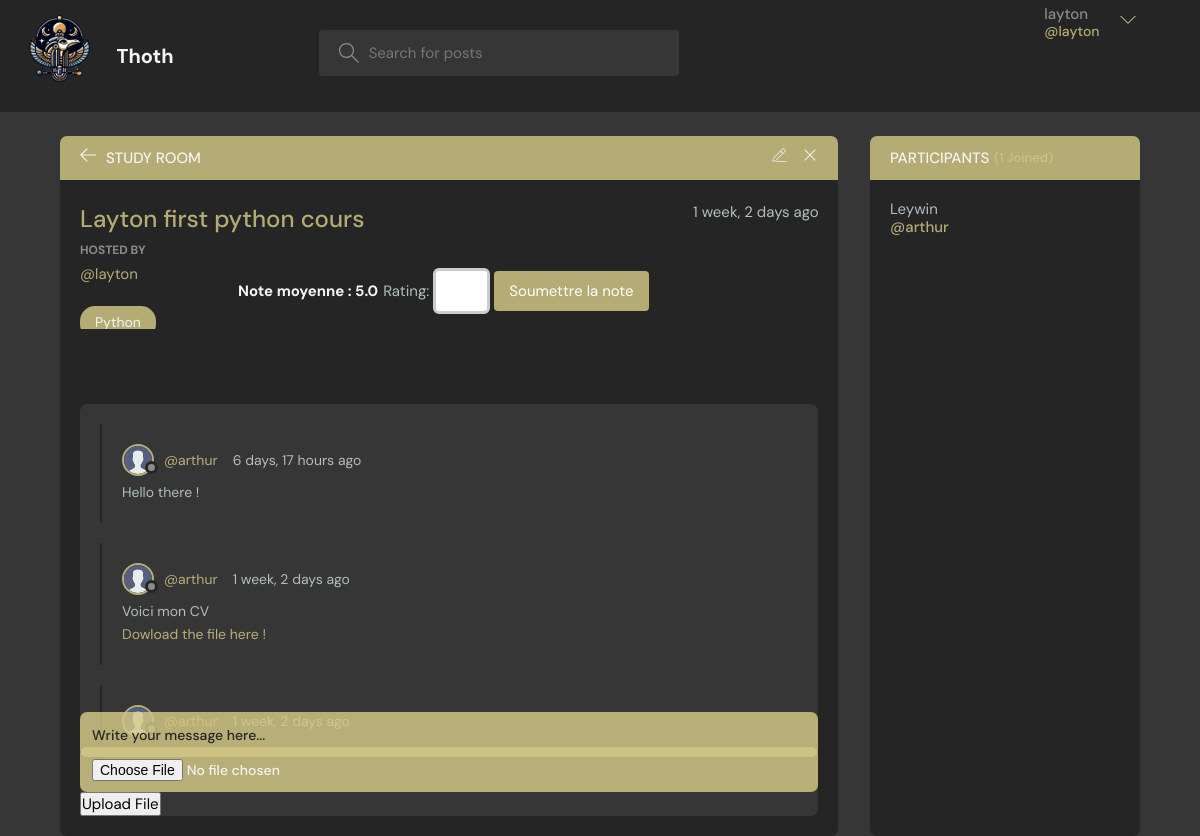
Screenshot of /room/1/ (signed in) with the database file from the repository.
### base/models.py (models this page shows, shortened)
class User(AbstractUser):
    name = models.CharField(max_length=200, null=True)
    email = models.EmailField(unique=True, null=True)
    bio = models.TextField(null=True)
    avatar = models.ImageField(null=True, default="avatar.svg")
    ROLE_CHOICES = (
        ('eleve', 'Élève'),
        ('professeur', 'Professeur'),
    )
    role = models.CharField(max_length=20, choices=ROLE_CHOICES, default='eleve')
    USERNAME_FIELD = 'email'
    REQUIRED_FIELDS = ['username']

class Room(models.Model):
    host = models.ForeignKey(User, on_delete=models.SET_NULL, null=True)
    topic = models.ForeignKey(Topic, on_delete=models.SET_NULL, null=True)
    name = models.CharField(max_length=200)
    description = models.TextField(null=True, blank=True)
    participants = models.ManyToManyField(
        User, related_name='participants', blank=True)
    updated = models.DateTimeField(auto_now=True)
    created = models.DateTimeField(auto_now_add=True)
    rating = models.FloatField(default=0.0)
    paye = models.BooleanField(default=False)
    price = models.DecimalField(max_digits=10, decimal_places=2, default=0.00)  # Ajout du champ price
    payees = models.ManyToManyField(User, related_name='paid_rooms')
    file = models.FileField(upload_to='room_files/', blank=True, null=True)
    class Meta:
        ordering = ['-updated', '-created']

class Topic(models.Model):
    name = models.CharField(max_length=200)
    def __str__(self):
        return self.name

class Message(models.Model):
    user = models.ForeignKey(User, on_delete=models.CASCADE)
    room = models.ForeignKey(Room, on_delete=models.CASCADE)
    body = models.TextField()
    file = models.FileField(upload_to='message_files/', null=True, blank=True)  # Chemin où les fichiers seront stockés
    updated = models.DateTimeField(auto_now=True)
    created = models.DateTimeField(auto_now_add=True)
    class Meta:
        ordering = ['-updated', '-created']

### base/views.py (the view, shortened to what this page needs)
# urls.py: path('room/<str:pk>/', views.room, name="room"),
@login_required(login_url="login")
def room(request, pk):
    room = get_object_or_404(Room, id=pk)
    if request.user not in room.payees.all():
        messages.error(request, "Vous devez payer pour accéder à cette room.")
        return redirect('home')
    room_messages = room.message_set.all()
    participants = room.participants.all()
    ratings = RoomRating.objects.filter(room=room)
    average_rating = ratings.aggregate(Avg('rating'))['rating__avg'] if ratings.exists() else "Pas encore notée"
    form = RateForm()
    context = {
        'room': room,
        'room_messages': room_messages,
        'participants': participants,
        'ratings': ratings,
        'average_rating': average_rating,
        'form': form
    }
    return render(request, 'base/room.html', context)

### base/forms.py
class RateForm(forms.Form):
    rating = forms.IntegerField(min_value=1, max_value=5)

### base/templates/base/room.html (shortened to what this page needs)
{% extends 'main.html' %}
{% load static %}
{% block content %}
<main class="profile-page layout layout--2">
  <div class="container">
    <div class="room">
      <div class="room__top">
        <div class="room__topLeft">
          <a href="{% url 'home' %}">
            <svg version="1.1" xmlns="http://www.w3.org/2000/svg" width="32" height="32" viewBox="0 0 32 32">
              <title>arrow-left</title>
              <path
                d="M13.723 2.286l-13.723 13.714 13.719 13.714 1.616-1.611-10.96-10.96h27.625v-2.286h-27.625l10.965-10.965-1.616-1.607z">
              </path>
            </svg>
          </a>
          <h3>Study Room</h3>
        </div>
        {% if room.host == request.user %}
        <div class="room__topRight">
          <a href="{% url 'update-room' room.id %}">
          </a>
          <a href="{% url 'delete-room' room.id %}">
            <svg version="1.1" xmlns="http://www.w3.org/2000/svg" width="32" height="32" viewBox="0 0 32 32">
              <title>remove</title>
              <path
                d="M27.314 6.019l-1.333-1.333-9.98 9.981-9.981-9.981-1.333 1.333 9.981 9.981-9.981 9.98 1.333 1.333 9.981-9.98 9.98 9.98 1.333-1.333-9.98-9.98 9.98-9.981z">
              </path>
            </svg>
          </a>
        </div>
        {% endif %}
      </div>
      <div class="room__box scroll">
        <div class="room__header scroll">
          <div class="room__info">
            <h3>{{ room.name }}</h3>
            <span>{{ room.created|timesince }} ago</span>
          </div>
          <div class="room__hosted">
            <p>Hosted By</p>
            <a href="{% url 'user-profile' room.host.id %}" class="room__author">
              <span>@{{ room.host.username }}</span>
            </a>
          </div>
          <span class="room__topics">{{ room.topic }}</span>
          <div class="rate">
            <div class="room__average-rating">
              <h4>Note moyenne : {{ average_rating }}</h4>
            </div>
            <div class="room__rating">
              <form method="post" action="{% url 'room' pk=room.id %}">
                {{ form }}
                <button type="submit" name="rate">Soumettre la note</button>
              </form>
            </div>
          </div>
        </div>
        <div class="room__conversation">
          <div class="threads scroll">
            {% for message in room_messages %}
            <div class="thread">
              <div class="thread__top">
                <div class="thread__author">
                  <a href="{% url 'user-profile' message.user.id %}" class="thread__authorInfo">
                    <div class="avatar avatar--small">
                      <img src="{{ message.user.avatar.url }}" />
                    </div>
                    <span>@{{ message.user.username }}</span>
                  </a>
                  <span class="thread__date">{{ message.created|timesince }} ago</span>
                </div>
              </div>
              <div class="thread__details">
                {{ message.body }}
                {% if message.file %}
                <div>
                  <a href="{{ message.file.url }}" target="_blank">
                    Dowload the file here !
                  </a>
                </div>
                {% endif %}
              </div>
            </div>
            {% endfor %}
            <div class="room__message">
              <form action="{% url 'room' pk=room.id %}" method="POST" enctype="multipart/form-data">
                <input name="body" placeholder="Write your message here..." />
                <input type="file" name="file" />
                <button class="upload_button" type="submit">Upload File</button>
              </form>
            </div>
          </div>
        </div>
      </div>
    </div>
    <div class="participants">
      <h3 class="participants__top">Participants <span>({{ participants.count }} Joined)</span></h3>
      <div class="participants__list scroll">
        {% for user in participants %}
        <a href="{% url 'user-profile' user.id %}" class="participant">
          <p>
            {{ user.name }}
            <span>@{{ user.username }}</span>
          </p>
        </a>
        {% endfor %}
      </div>
    </div>
  </div>
</main>
{% endblock %}

### templates/navbar.html (shortened to what this page needs)
{% load static %}
<header class="header header--loggedIn">
  <div class="container">
    <a href="{% url 'home' %}" class="header__logo">
      <img src="{% static 'images/logo.png' %}" />
      <h1>Thoth</h1>
    </a>
    <form class="header__search" method="GET" action="{% url 'home' %}">
      <label>
        <input name="q" placeholder="Search for posts" />
      </label>
    </form>
    <nav class="header__menu">
      {% if request.user.is_authenticated %}
        <div class="header__user">
          <a href="{% url 'update-user' %}">
            <p>
              {{ request.user.username }} <span>@{{ request.user.username }}</span>
            </p>
          </a>
          <button class="dropdown-button">
            <svg version="1.1" xmlns="http://www.w3.org/2000/svg" width="32" height="32" viewBox="0 0 32 32">
              <title>chevron-down</title>
              <path d="M16 21l-13-13h-3l16 16 16-16h-3l-13 13z"></path>
            </svg>
          </button>
        </div>
      {% else %}
        <a href="{% url 'login' %}">
          <img src="{% static 'images/avatar.svg' %}" />
          <p>Login</p>
        </a>
      {% endif %}
    </nav>
  </div>
</header>

### rows the page displays
User: user.username "layton"
Room: name "Layton first python cours", created "1 week, 2 days", host.username "layton", topic "Python"
Message: user.avatar (placeholder picture), user.username "arthur", created "6 days, 17 hours", body "Hello there !"
Message: user.avatar (placeholder picture), user.username "arthur", created "1 week, 2 days", body "Voici mon CV"
Message: user.avatar (placeholder picture), created "1 week, 2 days"
User: name "Leywin", username "arthur"

### other values shown
{{ average_rating }} "5.0"
{{ participants.count }} "1"
